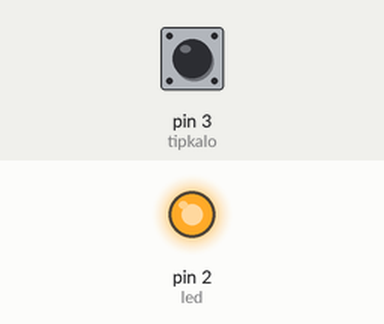
This sketch was run on a simulated Arduino Uno, built with avr-gcc and run on an emulated ATmega328P. Parts: output pins drawn as LEDs (lit = HIGH). The test bench sets the inputs (shaded band); at power-on: pin 3 (tipkalo) HIGH.

Above: at 1.2 s.
1.3 s: pin 3 (tipkalo) pulled LOW for 0.15 s
At 1.37 s:
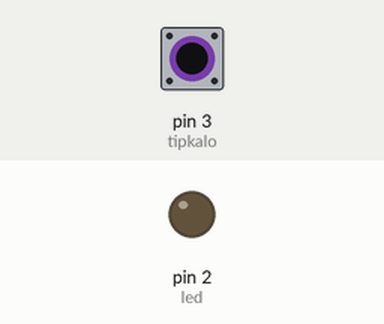
2.9 s: pin 3 (tipkalo) pulled LOW for 3.2 s
At 6.5 s:
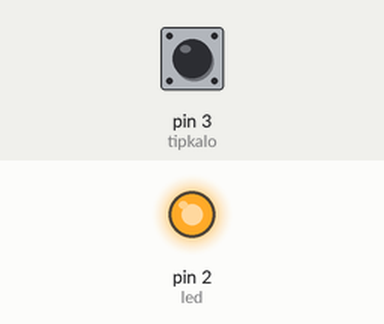
Timing chart, 0 to 8.0 s (numbered marks = the images above; inputs shaded):
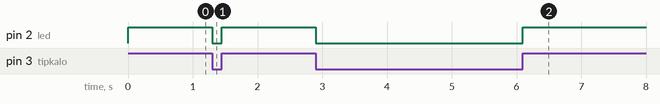

The sketch:

K412.ino
```cpp
int led = 2;                       //definiraj led = 2
int tipkalo = 3;                   //definiraj tipkalo = 3

void setup() {
  pinMode(led, OUTPUT);            //postavi izvod led kao izlazni
  pinMode(tipkalo, INPUT_PULLUP);  //postavi izvod tipkalo kao ulazni
  digitalWrite(led, LOW);          //isključi led diodu - početno stanje
}

void loop() {
  if(digitalRead(tipkalo)==HIGH){  //ako je tipkalo otpušteno
    digitalWrite(led, HIGH);       //uključi LED diodu
  } else {                         //inače (ako je tipkalo pritisnuto)
    digitalWrite(led, LOW);        //isključi LED diodu
  }
}
```

Measured:
- after the input at 1.3 s, pin 2 (led): HIGH → LOW at once, → HIGH 0.15 s later
- after the input at 2.9 s, pin 2 (led): HIGH → LOW at once, → HIGH 3.2 s later
